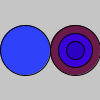
Frame 1 (no input)
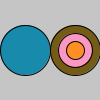
Frame 2 (the mouse pressed at the canvas centre, redrawn once)

The Processing sketch that drew these frames (run headless with seeded random() and noise(); the mouse was pressed at the canvas centre and the sketch redrawn once):

// Processing sketch: target
// ── target.pde
Target one;
Target two;
void setup()
{
  noLoop();
}
void draw()
{
  background(197);
  one = new Target(25,50);
  two = new Target(75,50);
  one.show();
  two.show();
}
void mousePressed()
{
  redraw();
}
class Target
{
  int numRings, myX, myY;
  Target(int x, int y) //constructor initializes the 3 variables
  {
    numRings = (int)(Math.random()*3)+1;
    myX = x;
    myY = y;
  }
  void show()
  {
    int siz = 50;
   for(int i = 0; i < numRings; i++)
    {
      fill((int)(Math.random()*256),(int)(Math.random()*256),(int)(Math.random()*256));
      ellipse(myX,myY,siz,siz);
      siz-=16;
    }
  }
}
